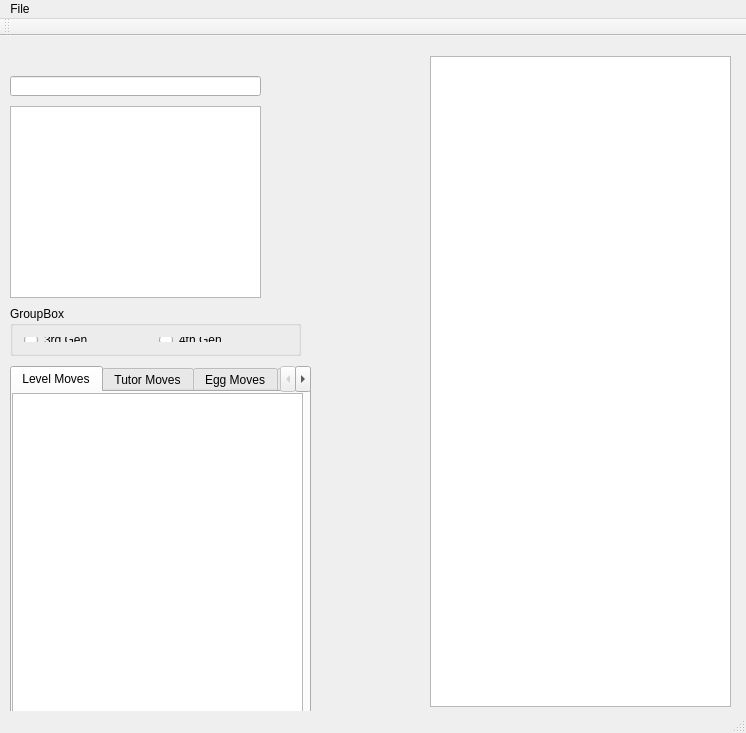
<?xml version="1.0" encoding="UTF-8"?>
<ui version="4.0">
 <class>MainWindow</class>
 <widget class="QMainWindow" name="MainWindow">
  <property name="geometry">
   <rect>
    <x>0</x>
    <y>0</y>
    <width>746</width>
    <height>733</height>
   </rect>
  </property>
  <property name="windowTitle">
   <string>MainWindow</string>
  </property>
  <widget class="QWidget" name="centralWidget">
   <widget class="QListWidget" name="pokemonList">
    <property name="geometry">
     <rect>
      <x>10</x>
      <y>70</y>
      <width>251</width>
      <height>192</height>
     </rect>
    </property>
   </widget>
   <widget class="QLineEdit" name="pokemonName">
    <property name="geometry">
     <rect>
      <x>10</x>
      <y>40</y>
      <width>251</width>
      <height>20</height>
     </rect>
    </property>
   </widget>
   <widget class="QGroupBox" name="groupBox">
    <property name="geometry">
     <rect>
      <x>10</x>
      <y>270</y>
      <width>291</width>
      <height>50</height>
     </rect>
    </property>
    <property name="title">
     <string>GroupBox</string>
    </property>
    <layout class="QHBoxLayout" name="horizontalLayout">
     <item>
      <widget class="QRadioButton" name="gen3">
       <property name="text">
        <string>3rd Gen</string>
       </property>
      </widget>
     </item>
     <item>
      <widget class="QRadioButton" name="gen4">
       <property name="text">
        <string>4th Gen</string>
       </property>
      </widget>
     </item>
    </layout>
   </widget>
   <widget class="QTabWidget" name="pokeMoves">
    <property name="geometry">
     <rect>
      <x>10</x>
      <y>330</y>
      <width>301</width>
      <height>351</height>
     </rect>
    </property>
    <property name="currentIndex">
     <number>0</number>
    </property>
    <widget class="QWidget" name="tab">
     <attribute name="title">
      <string>Level Moves</string>
     </attribute>
     <widget class="QListWidget" name="levelMoves">
      <property name="geometry">
       <rect>
        <x>0</x>
        <y>1</y>
        <width>291</width>
        <height>321</height>
       </rect>
      </property>
     </widget>
    </widget>
    <widget class="QWidget" name="tab_2">
     <attribute name="title">
      <string>Tutor Moves</string>
     </attribute>
     <widget class="QListWidget" name="tutorMoves">
      <property name="geometry">
       <rect>
        <x>0</x>
        <y>0</y>
        <width>291</width>
        <height>321</height>
       </rect>
      </property>
     </widget>
    </widget>
    <widget class="QWidget" name="tab_3">
     <attribute name="title">
      <string>Egg Moves</string>
     </attribute>
     <widget class="QListWidget" name="eggMoves">
      <property name="geometry">
       <rect>
        <x>0</x>
        <y>0</y>
        <width>291</width>
        <height>321</height>
       </rect>
      </property>
     </widget>
    </widget>
    <widget class="QWidget" name="tab_4">
     <attribute name="title">
      <string>Special</string>
     </attribute>
     <widget class="QListWidget" name="specialMoves">
      <property name="geometry">
       <rect>
        <x>0</x>
        <y>0</y>
        <width>291</width>
        <height>321</height>
       </rect>
      </property>
     </widget>
    </widget>
   </widget>
   <widget class="QListWidget" name="moveList">
    <property name="geometry">
     <rect>
      <x>430</x>
      <y>20</y>
      <width>301</width>
      <height>651</height>
     </rect>
    </property>
   </widget>
  </widget>
  <widget class="QMenuBar" name="menuBar">
   <property name="geometry">
    <rect>
     <x>0</x>
     <y>0</y>
     <width>746</width>
     <height>21</height>
    </rect>
   </property>
   <widget class="QMenu" name="menuFile">
    <property name="title">
     <string>File</string>
    </property>
    <addaction name="save"/>
   </widget>
   <addaction name="menuFile"/>
  </widget>
  <widget class="QToolBar" name="mainToolBar">
   <attribute name="toolBarArea">
    <enum>TopToolBarArea</enum>
   </attribute>
   <attribute name="toolBarBreak">
    <bool>false</bool>
   </attribute>
  </widget>
  <widget class="QStatusBar" name="statusBar"/>
  <action name="actionCtrl_S">
   <property name="text">
    <string>Ctrl + S</string>
   </property>
  </action>
  <action name="save">
   <property name="text">
    <string>Save</string>
   </property>
   <property name="whatsThis">
    <string/>
   </property>
   <property name="menuRole">
    <enum>QAction::TextHeuristicRole</enum>
   </property>
  </action>
 </widget>
 <layoutdefault spacing="6" margin="11"/>
 <resources/>
 <connections/>
</ui>
